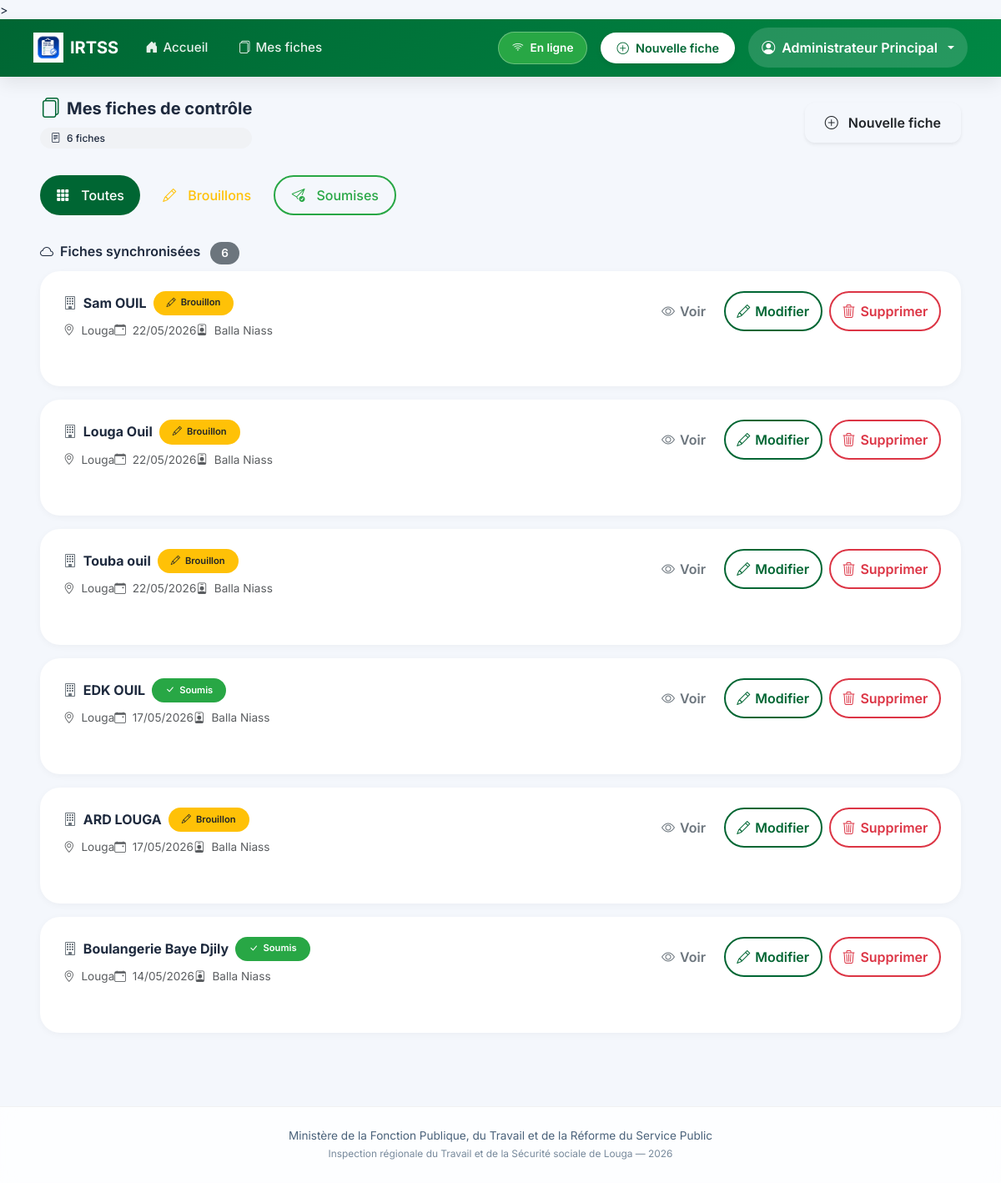
Page /fiches/ (signed in) on the committed database.
### inspection/models.py (models this page shows, shortened)
class FicheControle(models.Model):
    STATUT_CHOICES = [
        ('brouillon', 'Brouillon'),
        ('soumis', 'Soumis'),
    ]
    inspecteur = models.ForeignKey(User, on_delete=models.CASCADE, related_name='fiches')
    entreprise = models.CharField(max_length=255, verbose_name="Entreprise ou Établissement")
    date_controle = models.DateField(verbose_name="Date du contrôle")
    lieu = models.CharField(max_length=100, default="Louga", verbose_name="Lieu")
    statut = models.CharField(max_length=20, choices=STATUT_CHOICES, default='brouillon')
    local_id = models.CharField(max_length=100, blank=True, null=True)
    adresse = models.TextField(blank=True)
    telephone = models.CharField(max_length=50, blank=True)
    email_entreprise = models.EmailField(blank=True)
    date_ouverture = models.DateField(null=True, blank=True)
    forme_juridique = models.CharField(max_length=100, blank=True)
    activite_principale = models.CharField(max_length=200, blank=True)
    chef_nom = models.CharField(max_length=200, blank=True, verbose_name="Chef d'établissement - Prénom et Nom")
    chef_cellulaire = models.CharField(max_length=50, blank=True)
    chef_email = models.EmailField(blank=True)
    representant_nom = models.CharField(max_length=200, blank=True, verbose_name="Représentant travailleurs - Prénom et Nom")
    representant_qualite = models.CharField(max_length=100, blank=True)
    representant_cellulaire = models.CharField(max_length=50, blank=True)
    representant_email = models.EmailField(blank=True)
    doe = models.CharField(max_length=3, blank=True, verbose_name="Déclaration d'Ouverture d'Établissement (DOE)")
    registre_paie = models.CharField(max_length=3, blank=True)
    cadres_hommes = models.PositiveIntegerField(null=True, blank=True, default=0)
    cadres_femmes = models.PositiveIntegerField(null=True, blank=True, default=0)
    ouvriers_hommes = models.PositiveIntegerField(null=True, blank=True, default=0)
    ouvriers_femmes = models.PositiveIntegerField(null=True, blank=True, default=0)
    cdi = models.PositiveIntegerField(null=True, blank=True, default=0, verbose_name="CDI")
    cdd = models.PositiveIntegerField(null=True, blank=True, default=0, verbose_name="CDD")
    cs = models.PositiveIntegerField(null=True, blank=True, default=0, verbose_name="CS")
    c_app = models.PositiveIntegerField(null=True, blank=True, default=0, verbose_name="C APP")
    autres_contrats = models.PositiveIntegerField(null=True, blank=True, default=0, verbose_name="Autres")
    remuneration_au_temps_1 = models.BooleanField(default=False)
    remuneration_au_temps_2 = models.BooleanField(default=False)
    remuneration_a_la_piece_1 = models.BooleanField(default=False)
    remuneration_a_la_piece_2 = models.BooleanField(default=False)
    remuneration_les_deux_1 = models.BooleanField(default=False)
    remuneration_les_deux_2 = models.BooleanField(default=False)
    salaires_conformes_1 = models.CharField(max_length=3, blank=True)
    salaires_conformes_2 = models.CharField(max_length=3, blank=True)
    bulletins_paie_1 = models.CharField(max_length=3, blank=True)
    bulletins_paie_2 = models.CharField(max_length=3, blank=True)
    heures_sup_1 = models.CharField(max_length=3, blank=True)
    heures_sup_2 = models.CharField(max_length=3, blank=True)
    prime_anciennete_1 = models.CharField(max_length=3, blank=True)
    prime_anciennete_2 = models.CharField(max_length=3, blank=True)
    jours_feries_1 = models.CharField(max_length=3, blank=True)
    jours_feries_2 = models.CharField(max_length=3, blank=True)
    indemnites_transport_1 = models.CharField(max_length=3, blank=True)
    indemnites_transport_2 = models.CharField(max_length=3, blank=True)
    horaires_affiches_1 = models.CharField(max_length=3, blank=True)
    horaires_affiches_2 = models.CharField(max_length=3, blank=True)
    amenagement_8h_5j_1 = models.CharField(max_length=3, blank=True)
    amenagement_8h_5j_2 = models.CharField(max_length=3, blank=True)
    amenagement_6h40_6j_1 = models.CharField(max_length=3, blank=True)
    amenagement_6h40_6j_2 = models.CharField(max_length=3, blank=True)
    pause_quotidienne_1 = models.CharField(max_length=3, blank=True)
    pause_quotidienne_2 = models.CharField(max_length=3, blank=True)
    repos_hebdomadaire_1 = models.CharField(max_length=3, blank=True)
    repos_hebdomadaire_2 = models.CharField(max_length=3, blank=True)
    declaration_css_1 = models.CharField(max_length=3, blank=True)
    declaration_css_2 = models.CharField(max_length=3, blank=True)
    adhesion_css_1 = models.CharField(max_length=3, blank=True)
    adhesion_css_2 = models.CharField(max_length=3, blank=True)
    adhesion_ipres_1 = models.CharField(max_length=3, blank=True)
    adhesion_ipres_2 = models.CharField(max_length=3, blank=True)
    adhesion_ipm_1 = models.CharField(max_length=3, blank=True)
    adhesion_ipm_2 = models.CharField(max_length=3, blank=True)
    cotisations_css_1 = models.CharField(max_length=3, blank=True)
    cotisations_css_2 = models.CharField(max_length=3, blank=True)
    cotisations_ipres_1 = models.CharField(max_length=3, blank=True)
    cotisations_ipres_2 = models.CharField(max_length=3, blank=True)
    cotisations_ipm_1 = models.CharField(max_length=3, blank=True)
    cotisations_ipm_2 = models.CharField(max_length=3, blank=True)
    delegues_personnel_1 = models.CharField(max_length=3, blank=True)
    delegues_personnel_2 = models.CharField(max_length=3, blank=True)
    reglement_interieur_1 = models.CharField(max_length=3, blank=True)
    reglement_interieur_2 = models.CharField(max_length=3, blank=True)
    comite_hst_1 = models.CharField(max_length=3, blank=True)
    comite_hst_2 = models.CharField(max_length=3, blank=True)
    visite_medicale_1 = models.CharField(max_length=3, blank=True)
    visite_medicale_2 = models.CharField(max_length=3, blank=True)
    extincteurs_1 = models.CharField(max_length=3, blank=True)
    extincteurs_2 = models.CharField(max_length=3, blank=True)
    epi_disponible_1 = models.CharField(max_length=3, blank=True)
    epi_disponible_2 = models.CharField(max_length=3, blank=True)
    epi_effectif_1 = models.CharField(max_length=3, blank=True)
    epi_effectif_2 = models.CharField(max_length=3, blank=True)
    toilettes_1 = models.CharField(max_length=3, blank=True)
    toilettes_2 = models.CharField(max_length=3, blank=True)
    conges_1 = models.CharField(max_length=3, blank=True)
    conges_2 = models.CharField(max_length=3, blank=True)
    dasmo_bs_1 = models.CharField(max_length=3, blank=True)
    dasmo_bs_2 = models.CharField(max_length=3, blank=True)
    observations_divers = models.TextField(blank=True)
    observations_generales = models.TextField(blank=True)
    suite_observations_orales = models.BooleanField(default=False)
    suite_observations_ecrites = models.BooleanField(default=False)
    suite_mise_en_demeure = models.BooleanField(default=False)
    suite_pv_infraction = models.BooleanField(default=False)
    suite_refere = models.BooleanField(default=False)
    delai_reception = models.BooleanField(default=False)
    delai_un_mois = models.BooleanField(default=False)
    delai_autres = models.BooleanField(default=False)
    delai_autres_precision = models.CharField(max_length=200, blank=True)
    signature_equipe = models.CharField(max_length=200, blank=True)
    signature_gerant = models.CharField(max_length=200, blank=True)
    created_at = models.DateTimeField(auto_now_add=True)
    updated_at = models.DateTimeField(auto_now=True)
    class Meta:
        ordering = ['-created_at']
        verbose_name = "Fiche de contrôle"
        verbose_name_plural = "Fiches de contrôle"

### inspection/views.py (the view)
# urls.py: path('fiches/', views.liste_fiches, name='liste_fiches'),
@login_required
def liste_fiches(request):
    user = request.user
    fiches = FicheControle.objects.all().select_related('inspecteur') if user.is_staff \
             else FicheControle.objects.filter(inspecteur=user)
    statut = request.GET.get('statut', '')
    if statut:
        fiches = fiches.filter(statut=statut)
    return render(request, 'inspection/liste_fiches.html', {'fiches': fiches, 'statut_filtre': statut})

### templates/inspection/liste_fiches.html (shortened to what this page needs)
{% extends 'inspection/base.html' %}
{% load static %}
{% block content %}
<div class="container-fluid px-3 px-lg-4">
  <div class="d-flex flex-wrap align-items-center justify-content-between mb-4 gap-2">
    <div>
      <h5 class="fw-bold mb-0 d-flex align-items-center gap-2">
        <i class="bi bi-files text-senegal fs-4"></i>
        Mes fiches de contrôle
      </h5>
      <div class="compteur-filtre mt-2">
        <i class="bi bi-file-text me-1"></i>
        <span id="total-fiches-count">{{ fiches|length }}</span> fiche{{ fiches|length|pluralize }}
      </div>
    </div>
    <a href="{% url 'nouvelle_fiche' %}" class="btn btn-senegal-soft shadow-sm">
      <i class="bi bi-plus-circle me-1"></i> Nouvelle fiche
    </a>
  </div>
  <div class="mb-4 d-flex flex-wrap gap-2">
    <a href="{% url 'liste_fiches' %}"
       class="btn filter-btn {% if not statut_filtre %}btn-senegal text-white{% else %}btn-outline-secondary{% endif %}">
      <i class="bi bi-grid-3x3-gap-fill"></i> Toutes
    </a>
    <a href="?statut=brouillon"
       class="btn filter-btn {% if statut_filtre == 'brouillon' %}btn-warning text-dark{% else %}btn-outline-warning{% endif %}">
      <i class="bi bi-pencil"></i> Brouillons
    </a>
    <a href="?statut=soumis"
       class="btn filter-btn {% if statut_filtre == 'soumis' %}btn-success text-white{% else %}btn-outline-success{% endif %}">
      <i class="bi bi-send-check"></i> Soumises
    </a>
  </div>
  <div id="server-fiches-section">
    <h6 class="fw-semibold mb-2">
      <i class="bi bi-cloud me-1"></i>
      Fiches synchronisées
      <span class="badge bg-secondary ms-2" id="server-count">{{ fiches|length }}</span>
    </h6>
    <div id="server-fiches-list">
      {% if fiches %}
        {% for fiche in fiches %}
        <div class="fiche-card p-3" data-fiche-id="{{ fiche.pk }}" data-statut="{{ fiche.statut }}">
          <div class="d-flex flex-wrap justify-content-between align-items-start gap-3">
            <div class="flex-grow-1">
              <div class="d-flex flex-wrap align-items-center gap-2 mb-2">
                <h6 class="fw-bold mb-0">
                  <i class="bi bi-building me-1 text-secondary"></i>
                  {{ fiche.entreprise }}
                </h6>
                <span class="fiche-badge {% if fiche.statut == 'soumis' %}bg-success text-white{% else %}bg-warning text-dark{% endif %}">
                  {% if fiche.statut == 'soumis' %}
                    <i class="bi bi-check-lg"></i> Soumis
                  {% else %}
                    <i class="bi bi-pencil"></i> Brouillon
                  {% endif %}
                </span>
              </div>
              <div class="small text-muted d-flex flex-wrap gap-x-3 gap-y-1">
                <span><i class="bi bi-geo-alt me-1"></i> {{ fiche.lieu|default:"Lieu non renseigné" }}</span>
                <span><i class="bi bi-calendar-event me-1"></i> {{ fiche.date_controle|date:"d/m/Y" }}</span>
                {% if user.is_staff %}
                <span><i class="bi bi-person-badge me-1"></i> {{ fiche.inspecteur.first_name }} {{ fiche.inspecteur.last_name }}</span>
                {% endif %}
              </div>
            </div>
            <div class="d-flex gap-2">
              <a href="{% url 'detail_fiche' fiche.pk %}" class="btn btn-outline-secondary btn-icon" title="Voir">
                <i class="bi bi-eye"></i> <span class="d-none d-sm-inline">Voir</span>
              </a>
              <a href="{% url 'modifier_fiche' fiche.pk %}" class="btn btn-outline-primary btn-icon" title="Modifier">
                <i class="bi bi-pencil"></i> <span class="d-none d-sm-inline">Modifier</span>
              </a>
              <a href="{% url 'supprimer_fiche' fiche.pk %}" class="btn btn-outline-danger btn-icon" title="Supprimer" onclick="return confirm('Supprimer définitivement cette fiche ?')">
                <i class="bi bi-trash3"></i> <span class="d-none d-sm-inline">Supprimer</span>
              </a>
            </div>
          </div>
        </div>
        {% endfor %}
      {% else %}
        <div class="text-center py-4 text-muted bg-white rounded-4 p-4">
          <i class="bi bi-inbox display-1 opacity-25 d-block mb-3"></i>
          <p class="mb-0">Aucune fiche synchronisée</p>
        </div>
      {% endif %}
    </div>
  </div>
</div>
{% endblock %}

### templates/inspection/base.html (shortened to what this page needs)
{% load static %}
<!DOCTYPE html>
<html lang="fr">
<head>
  <link rel="stylesheet" href="{% static 'css/bootstrap.min.css' %}">
  <link rel="stylesheet" href="{% static 'icons/bootstrap-icons.css' %}">
  <link rel="stylesheet" href="{% static 'css/style.css' %}">
  <link rel="stylesheet" href="{% static 'css/fiche-mobile.css' %}">>
</head>
<body>
{% if user.is_authenticated %}
<nav class="navbar navbar-expand-lg navbar-modern sticky-top">
  <div class="container-fluid px-3 px-lg-4">
    <a
      class="navbar-brand d-flex align-items-center gap-2"
      href="{% url 'tableau_de_bord' %}"
    >
      <img
        src="{% static 'icons/logo.png' %}"
        alt="IRTSS"
        height="36"
      >
      <span class="fw-bold text-white">
        IRTSS
      </span>
    </a>
    <div class="collapse navbar-collapse" id="mainNavbar">
      <ul class="navbar-nav me-auto mb-2 mb-lg-0 align-items-center gap-1">
        <li class="nav-item">
          <a
            class="nav-link-custom {% if request.resolver_match.url_name == 'tableau_de_bord' %}active{% endif %}"
            href="{% url 'tableau_de_bord' %}"
          >
            <i class="bi bi-house-door-fill"></i>
            <span>Accueil</span>
          </a>
        </li>
        <li class="nav-item">
          <a
            class="nav-link-custom"
            href="{% url 'liste_fiches' %}"
          >
            <i class="bi bi-files"></i>
            <span>Mes fiches</span>
          </a>
        </li>
      </ul>
      <div class="d-flex align-items-center gap-3 ms-auto">
        <div id="statut-connexion" class="badge-statut">
        </div>
        <a
          href="{% url 'nouvelle_fiche' %}"
          class="btn-nouvelle-fiche"
        >
          <i class="bi bi-plus-circle"></i>
          <span>Nouvelle fiche</span>
        </a>
        <div class="dropdown dropdown-user">
          <button
            class="btn dropdown-toggle d-flex align-items-center gap-2"
            data-bs-toggle="dropdown"
          >
            <i class="bi bi-person-circle"></i>
            <span class="d-none d-md-inline">
              {% if user.first_name %}
                {{ user.first_name }} {{ user.last_name }}
              {% else %}
                {{ user.username }}
              {% endif %}
            </span>
          </button>
        </div>
      </div>
    </div>
  </div>
</nav>
{% endif %}
<main class="py-4">
  <div class="container-fluid px-3 px-lg-4">
    {% block content %}{% endblock %}
  </div>
</main>
<footer class="footer text-center py-4 mt-5">
  <div class="container">
    Ministère de la Fonction Publique, du Travail et de la Réforme du Service Public
    <br>
    <span class="small opacity-75">
      Inspection régionale du Travail et de la Sécurité sociale de Louga —
      <span id="current-year"></span>
    </span>
  </div>
</footer>
<div
  id="toast-container"
  class="toast-container position-fixed bottom-0 end-0 p-3"
></div>
</body>
</html>

### rows in the picture
FicheControle: entreprise "Sam OUIL", statut "brouillon" (drawn), lieu "Louga", date_controle "22/05/2026", inspecteur.first_name "Balla", inspecteur.last_name "Niass"
FicheControle: entreprise "Louga Ouil", statut "brouillon" (drawn), lieu "Louga", date_controle "22/05/2026", inspecteur.first_name "Balla", inspecteur.last_name "Niass"
FicheControle: entreprise "Touba ouil", statut "brouillon" (drawn), lieu "Louga", date_controle "22/05/2026", inspecteur.first_name "Balla", inspecteur.last_name "Niass"
FicheControle: entreprise "EDK OUIL", statut "soumis" (drawn), lieu "Louga", date_controle "17/05/2026", inspecteur.first_name "Balla", inspecteur.last_name "Niass"
FicheControle: entreprise "ARD LOUGA", statut "brouillon" (drawn), lieu "Louga", date_controle "17/05/2026", inspecteur.first_name "Balla", inspecteur.last_name "Niass"
FicheControle: entreprise "Boulangerie Baye Djily", statut "soumis" (drawn), lieu "Louga", date_controle "14/05/2026", inspecteur.first_name "Balla", inspecteur.last_name "Niass"

### other values in the picture
{{ user.first_name }} "Administrateur"
{{ user.last_name }} "Principal"
{{ fiches|length }} "6"
